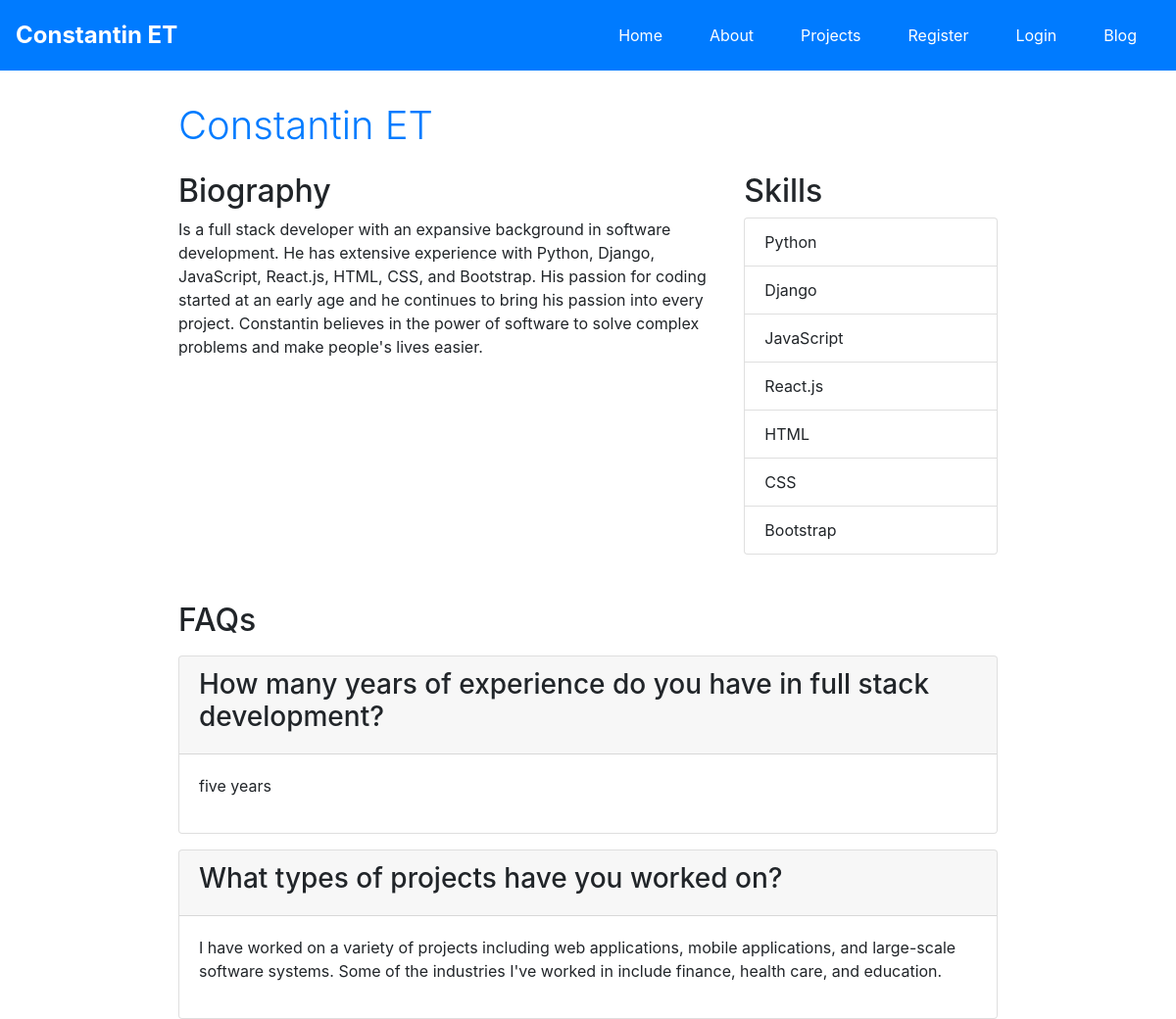
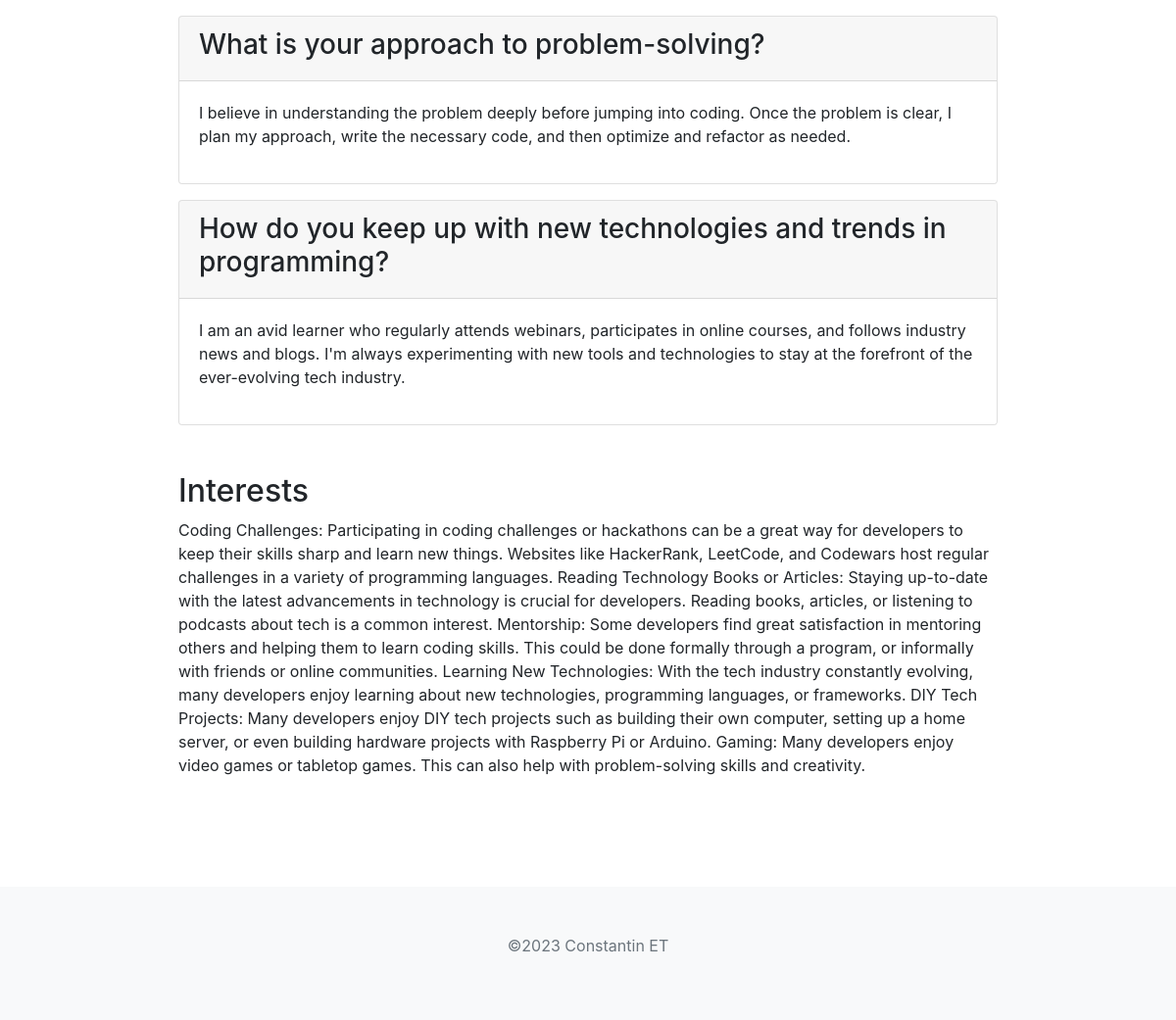
The page /about/ on the database its author committed (2 pictures, top to bottom).
### portfolio/models.py (models this page shows, shortened)
class About(models.Model):
    title = models.CharField(max_length=200)
    bio = models.TextField()
    skills = models.ManyToManyField(Skill, related_name='skills')
    interests = models.TextField(help_text="Write about your interests here.")

class Skill(models.Model):
    name = models.CharField(max_length=200)
    def __str__(self):
        return self.name

class FAQ(models.Model):
    about = models.ForeignKey(About, on_delete=models.CASCADE, related_name='faqs')
    question = models.CharField(max_length=300)
    answer = models.TextField()

class Footer(models.Model):
    title = models.CharField(max_length=200)

### portfolio/views.py (the view)
# urls.py: path("about/", views.about, name="about"),
def about(request):
    about = About.objects.first()  # Assumes you only have one About model instance
    return render(request, 'portfolio/about.html', {'about': about})

### portfolio/context_processors.py (called while the page is built)
def footer(request):
    footer = Footer.objects.first()
    return {'footer': footer}

### portfolio/templates/portfolio/about.html (shortened to what this page needs)
{% extends "portfolio/base_generic.html" %}
{% load static %}
{% block content %}
    <div class="container my-5">
        <h1 class="display-4 mb-4">{{ about.title }}</h1>
        <div class="row">
            <div class="col-md-8">
                <h2>Biography</h2>
                <p>{{ about.bio }}</p>
            </div>
            <div class="col-md-4">
                <h2>Skills</h2>
                <ul class="list-group">
                    {% for skill in about.skills.all %}
                        <li class="list-group-item">{{ skill }}</li>
                    {% endfor %}
                </ul>
            </div>
        </div>
        <h2 class="mt-5">FAQs</h2>
        {% for faq in about.faqs.all %}
            <div class="card mt-3">
                <div class="card-header">
                    <h3>{{ faq.question }}</h3>
                </div>
                <div class="card-body">
                    <p>{{ faq.answer }}</p>
                </div>
            </div>
        {% endfor %}
        <h2 class="mt-5">Interests</h2>
        <p>{{ about.interests }}</p>
    </div>
{% endblock %}

### portfolio/templates/portfolio/footer.html
<body class="d-flex flex-column min-vh-100">
    <div class="container mb-auto">
    </div>
    <footer class="footer mt-auto py-3 bg-light text-center">
        <div class="container">
            <p>&copy;{% now "Y" %} {{ footer.title }}</p>
        </div>
    </footer>
</body>

### portfolio/static/css/styles.css (style rules this page uses)
.container { max-width: 900px !important; margin: auto !important; padding: 2rem !important; }
.display-4 { font-size: 2.5rem !important; color: #007bff !important; }
.footer { background-color: #f8f9fa !important; color: #6c757d !important; }

### rows shown on the page
About: title "Constantin ET", bio "Is a full stack developer with an expansive background in software development. He has extensive experience with Python, Django, JavaScript, React.js, HTML, CSS, and Bootstrap. His passion for coding started at an early age and he continues to bring his passion into every project. Constantin believes in the power of software to solve complex problems and make people's lives easier.", interests "Coding Challenges: Participating in coding challenges or hackathons can be a great way for developers to keep their skills sharp and learn new things. Websites like HackerRank, LeetCode, and Codewars host regular challenges in a variety of programming languages. Reading Technology Books or Articles: Staying up-to-date with the latest advancements in technology is crucial for developers. Reading books, articles, or listening to podcasts about tech is a common interest. Mentorship: Some developers find great satisfaction in mentoring others and helping them to learn coding skills. This could be done formally through a program, or informally with friends or online communities. Learning New…"
Skill: name "Python"
Skill: name "Django"
Skill: name "JavaScript"
Skill: name "React.js"
Skill: name "HTML"
Skill: name "CSS"
Skill: name "Bootstrap"
FAQ: question "How many years of experience do you have in full stack development?", answer "five years"
FAQ: question "What types of projects have you worked on?", answer "I have worked on a variety of projects including web applications, mobile applications, and large-scale software systems. Some of the industries I've worked in include finance, health care, and education."
FAQ: question "What is your approach to problem-solving?", answer "I believe in understanding the problem deeply before jumping into coding. Once the problem is clear, I plan my approach, write the necessary code, and then optimize and refactor as needed."
FAQ: question "How do you keep up with new technologies and trends in programming?", answer "I am an avid learner who regularly attends webinars, participates in online courses, and follows industry news and blogs. I'm always experimenting with new tools and technologies to stay at the forefront of the ever-evolving tech industry."
Footer: title "Constantin ET"
